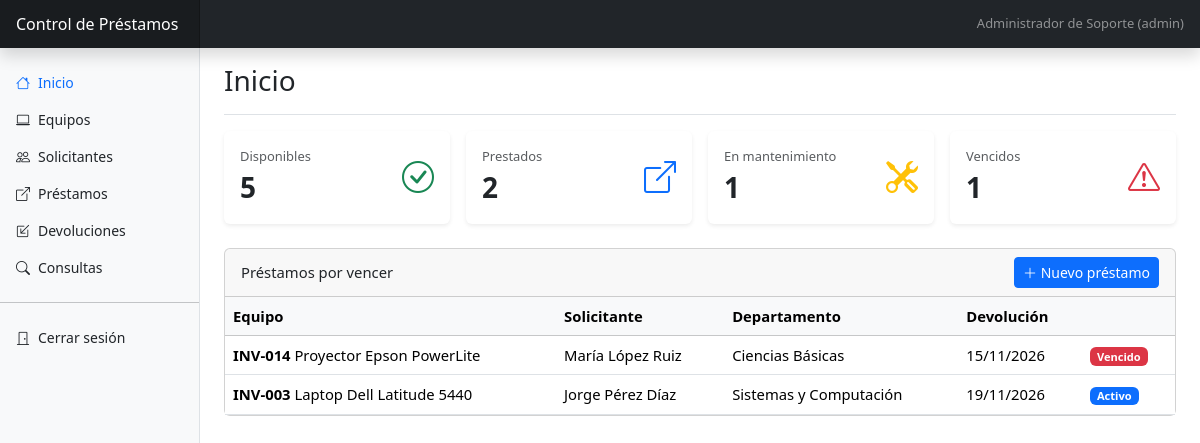
The page /index.php (signed in) on the database its author committed.
### tables this page shows
CREATE TABLE prestamo (
  id_prestamo                INT UNSIGNED  NOT NULL AUTO_INCREMENT,
  id_equipo                  INT UNSIGNED  NOT NULL,
  id_solicitante             INT UNSIGNED  NOT NULL,
  id_usuario_entrega         INT UNSIGNED  NOT NULL,    
  fecha_prestamo             DATETIME      NOT NULL DEFAULT CURRENT_TIMESTAMP,
  fecha_devolucion_prevista  DATE          NOT NULL,
  fecha_devolucion_real      DATETIME      NULL,        
  id_usuario_recibe          INT UNSIGNED  NULL,        
  condicion_devolucion       ENUM('BUENA', 'REGULAR', 'DANADA') NULL,
  observaciones              VARCHAR(255)  NULL,

   
   
   
  equipo_activo  INT UNSIGNED AS (IF(fecha_devolucion_real IS NULL, id_equipo, NULL)) PERSISTENT,

  CONSTRAINT pk_prestamo PRIMARY KEY (id_prestamo),
  CONSTRAINT uq_prestamo_equipo_activo UNIQUE (equipo_activo),
   
   
  CONSTRAINT fk_prestamo_equipo FOREIGN KEY (id_equipo)
    REFERENCES equipo (id_equipo)
    ON UPDATE RESTRICT ON DELETE RESTRICT,
  CONSTRAINT fk_prestamo_solicitante FOREIGN KEY (id_solicitante)
    REFERENCES solicitante (id_solicitante)
    ON UPDATE RESTRICT ON DELETE RESTRICT,
  CONSTRAINT fk_prestamo_usuario_entrega FOREIGN KEY (id_usuario_entrega)
    REFERENCES usuario (id_usuario)
    ON UPDATE RESTRICT ON DELETE RESTRICT,
  CONSTRAINT fk_prestamo_usuario_recibe FOREIGN KEY (id_usuario_recibe)
    REFERENCES usuario (id_usuario)
    ON UPDATE RESTRICT ON DELETE RESTRICT,

   
  CONSTRAINT ck_prestamo_prevista CHECK (fecha_devolucion_prevista >= CAST(fecha_prestamo AS DATE)),
   
  CONSTRAINT ck_prestamo_real CHECK (fecha_devolucion_real IS NULL OR fecha_devolucion_real >= fecha_prestamo),
   
  CONSTRAINT ck_prestamo_devolucion_completa CHECK (
    (fecha_devolucion_real IS NULL AND id_usuario_recibe IS NULL AND condicion_devolucion IS NULL)
    OR (fecha_devolucion_real IS NOT NULL AND id_usuario_recibe IS NOT NULL AND condicion_devolucion IS NOT NULL)
  )
);

CREATE TABLE equipo (
  id_equipo       INT UNSIGNED  NOT NULL AUTO_INCREMENT,
  num_inventario  VARCHAR(30)   NOT NULL,
  descripcion     VARCHAR(150)  NOT NULL,
  id_categoria    INT UNSIGNED  NOT NULL,
  marca           VARCHAR(50)   NULL,
  modelo          VARCHAR(60)   NULL,
  condicion       ENUM('BUENA', 'REGULAR', 'DANADA') NOT NULL DEFAULT 'BUENA',
  estado          ENUM('DISPONIBLE', 'PRESTADO', 'MANTENIMIENTO', 'BAJA') NOT NULL DEFAULT 'DISPONIBLE',
  fecha_alta      DATE          NOT NULL DEFAULT (CURRENT_DATE),
  CONSTRAINT pk_equipo PRIMARY KEY (id_equipo),
  CONSTRAINT uq_equipo_inventario UNIQUE (num_inventario),
  CONSTRAINT fk_equipo_categoria FOREIGN KEY (id_categoria)
    REFERENCES categoria (id_categoria)
    ON UPDATE CASCADE ON DELETE RESTRICT
);

CREATE TABLE departamento (
  id_departamento  INT UNSIGNED  NOT NULL AUTO_INCREMENT,
  nombre           VARCHAR(100)  NOT NULL,
  CONSTRAINT pk_departamento PRIMARY KEY (id_departamento),
  CONSTRAINT uq_departamento_nombre UNIQUE (nombre)
);

### app/auth.php (called while the page is built, shortened)
<?php
function usuario_actual(): ?array
{
    return $_SESSION['usuario'] ?? null;
}
function es_admin(): bool
{
    return (usuario_actual()['rol'] ?? '') === 'ADMIN';
}

### app/db.php (called while the page is built)
<?php
function db(): PDO
{
    static $pdo = null;
    if ($pdo === null) {
        $cfg = require __DIR__ . '/../config/config.php';
        $dsn = "mysql:host={$cfg['db_host']};port={$cfg['db_port']};dbname={$cfg['db_name']};charset=utf8mb4";
        $pdo = new PDO($dsn, $cfg['db_user'], $cfg['db_pass'], [
            PDO::ATTR_ERRMODE            => PDO::ERRMODE_EXCEPTION,
            PDO::ATTR_DEFAULT_FETCH_MODE => PDO::FETCH_ASSOC,
            PDO::ATTR_EMULATE_PREPARES   => false,
        ]);
    }
    return $pdo;
}
function consulta(string $sql, array $params = []): PDOStatement
{
    $st = db()->prepare($sql);
    $st->execute($params);
    return $st;
}

### public/index.php (the view, shortened to what this page needs)
<?php
require_once __DIR__ . '/../app/layout.php';
$por_estado = consulta('SELECT estado, COUNT(*) AS total FROM equipo GROUP BY estado')->fetchAll(PDO::FETCH_KEY_PAIR);
$vencidos = consulta('SELECT COUNT(*) FROM prestamo
                      WHERE fecha_devolucion_real IS NULL AND fecha_devolucion_prevista < CURRENT_DATE')->fetchColumn();
$proximos = consulta(
    'SELECT e.num_inventario, e.descripcion, CONCAT(s.nombre, " ", s.apellidos) AS solicitante,
            d.nombre AS departamento, p.fecha_devolucion_prevista,
            p.fecha_devolucion_prevista < CURRENT_DATE AS vencido
     FROM prestamo p
     JOIN equipo e       ON e.id_equipo = p.id_equipo
     JOIN solicitante s  ON s.id_solicitante = p.id_solicitante
     JOIN departamento d ON d.id_departamento = s.id_departamento
     WHERE p.fecha_devolucion_real IS NULL
     ORDER BY p.fecha_devolucion_prevista
     LIMIT 5')->fetchAll();
$tarjetas = [
    ['Disponibles', $por_estado['DISPONIBLE'] ?? 0, 'success', 'bi-check-circle', 'consultas.php#disponibles'],
    ['Prestados', $por_estado['PRESTADO'] ?? 0, 'primary', 'bi-box-arrow-up-right', 'consultas.php#activos'],
    ['En mantenimiento', $por_estado['MANTENIMIENTO'] ?? 0, 'warning', 'bi-tools', 'equipos.php'],
    ['Vencidos', $vencidos, 'danger', 'bi-exclamation-triangle', 'consultas.php#vencidos'],
];
encabezado('Inicio');
?>
<div class="row g-3 mb-4">
  <?php foreach ($tarjetas as [$texto, $numero, $color, $icono, $enlace]): ?>
    <div class="col-6 col-xl-3">
      <a href="<?= $enlace ?>" class="card text-decoration-none shadow-sm border-0 h-100">
        <div class="card-body d-flex justify-content-between align-items-center">
          <div>
            <div class="text-body-secondary small"><?= $texto ?></div>
            <div class="fs-3 fw-semibold"><?= (int) $numero ?></div>
          </div>
          <i class="bi <?= $icono ?> fs-2 text-<?= $color ?>"></i>
        </div>
      </a>
    </div>
  <?php endforeach; ?>
</div>
<div class="card">
  <div class="card-header d-flex justify-content-between align-items-center">
    <span>Préstamos por vencer</span>
    <?php if (es_admin()): ?><a href="prestamos.php" class="btn btn-sm btn-primary"><i class="bi bi-plus-lg"></i> Nuevo préstamo</a><?php endif; ?>
  </div>
  <div class="table-responsive">
    <table class="table table-hover mb-0">
      <thead class="table-light"><tr><th>Equipo</th><th>Solicitante</th><th>Departamento</th><th>Devolución</th><th></th></tr></thead>
      <tbody>
      <?php foreach ($proximos as $p): ?>
        <tr>
          <td><strong><?= e($p['num_inventario']) ?></strong> <?= e($p['descripcion']) ?></td>
          <td><?= e($p['solicitante']) ?></td>
          <td><?= e($p['departamento']) ?></td>
          <td><?= fecha_mx($p['fecha_devolucion_prevista']) ?></td>
          <td><?= $p['vencido'] ? '<span class="badge text-bg-danger">Vencido</span>' : '<span class="badge text-bg-primary">Activo</span>' ?></td>
        </tr>
      <?php endforeach; ?>
      </tbody>
    </table>
  </div>
</div>
<?php pie();

### app/layout.php (shortened to what this page needs)
<?php
require_once __DIR__ . '/db.php';
require_once __DIR__ . '/auth.php';
function e($texto): string
{
    return htmlspecialchars((string) $texto, ENT_QUOTES, 'UTF-8');
}
function fecha_mx(?string $fecha): string
{
    return $fecha ? date('d/m/Y', strtotime($fecha)) : '-';
}
function encabezado(string $titulo): void
{
    $u = usuario_actual();
    $actual = basename($_SERVER['SCRIPT_NAME']);
    $menu = [
        'index.php'        => ['bi-house', 'Inicio'],
        'equipos.php'      => ['bi-laptop', 'Equipos'],
        'solicitantes.php' => ['bi-people', 'Solicitantes'],
        'prestamos.php'    => ['bi-box-arrow-up-right', 'Préstamos'],
        'devoluciones.php' => ['bi-box-arrow-in-down-left', 'Devoluciones'],
        'consultas.php'    => ['bi-search', 'Consultas'],
    ];
    ?>
<!doctype html>
<html lang="es">
<head>
  <link rel="stylesheet" href="vendor/bootstrap/bootstrap.min.css">
  <link rel="stylesheet" href="vendor/bootstrap-icons/bootstrap-icons.min.css">
  <link rel="stylesheet" href="css/estilos.css">
</head>
<body>
<header class="navbar sticky-top bg-dark flex-md-nowrap p-0 shadow" data-bs-theme="dark">
  <a class="navbar-brand col-md-3 col-lg-2 me-0 px-3 fs-6 text-white" href="index.php">Control de Préstamos</a>
  <span class="navbar-text text-white-50 small d-none d-md-inline ms-auto me-3">
    <?= e($u['nombre_completo'] ?? '') ?> (<?= e(strtolower($u['rol'] ?? '')) ?>)
  </span>
</header>
<div class="container-fluid">
  <div class="row">
    <div class="sidebar border-end col-md-3 col-lg-2 p-0 bg-body-tertiary">
      <div class="offcanvas-md offcanvas-end bg-body-tertiary" tabindex="-1" id="menuLateral">
        <div class="offcanvas-body d-md-flex flex-column p-0 pt-lg-3 overflow-y-auto">
          <ul class="nav flex-column">
            <?php foreach ($menu as $archivo => [$icono, $texto]): ?>
              <li class="nav-item">
                <a class="nav-link d-flex align-items-center gap-2 <?= $actual === $archivo ? 'active' : '' ?>" href="<?= $archivo ?>">
                  <i class="bi <?= $icono ?>"></i> <?= $texto ?>
                </a>
              </li>
            <?php endforeach; ?>
          </ul>
          <hr class="my-3">
          <ul class="nav flex-column mb-auto">
            <li class="nav-item">
              <a class="nav-link d-flex align-items-center gap-2" href="logout.php"><i class="bi bi-door-closed"></i> Cerrar sesión</a>
            </li>
          </ul>
        </div>
      </div>
    </div>
    <main class="col-md-9 ms-sm-auto col-lg-10 px-md-4 pb-4">
      <div class="d-flex justify-content-between flex-wrap align-items-center pt-3 pb-2 mb-3 border-bottom">
        <h1 class="h3"><?= e($titulo) ?></h1>
      </div>
<?php
}
function pie(): void
{
    ?>
    </main>
  </div>
</div>
</body>
</html>
<?php
}

### public/css/estilos.css (style rules this page uses)
body { font-size: .925rem; }
.navbar-brand { padding-top: .75rem; padding-bottom: .75rem; background-color: rgba(0, 0, 0, .25); box-shadow: inset -1px 0 0 rgba(0, 0, 0, .25); }
@media (min-width: 768px) { .sidebar .offcanvas-lg, .sidebar .offcanvas-md { position: -webkit-sticky; position: sticky; top: 48px; } }
@media (min-width: 768px) { .sidebar { min-height: calc(100vh - 48px); } }
.sidebar .nav-link { font-size: .875rem; font-weight: 500; color: var(--bs-body-color); }
.sidebar .nav-link.active { color: var(--bs-primary); }
.table td, .table th { vertical-align: middle; }

### rows shown on the page
prestamo: id_equipo.num_inventario "INV-014", id_equipo.descripcion "Proyector Epson PowerLite", solicitante "María López Ruiz", departamento.nombre "Ciencias Básicas", fecha_devolucion_prevista "15/11/2026", shows "Vencido"
prestamo: id_equipo.num_inventario "INV-003", id_equipo.descripcion "Laptop Dell Latitude 5440", solicitante "Jorge Pérez Díaz", departamento.nombre "Sistemas y Computación", fecha_devolucion_prevista "19/11/2026", shows "Activo"

### other values the page prints
$u['nombre_completo'] "Administrador de Soporte"
$u['rol'] "admin"
$texto "Inicio"
$texto "Equipos"
$texto "Solicitantes"
$texto "Préstamos"
$texto "Devoluciones"
$texto "Consultas"
$titulo "Inicio"
$texto "Disponibles"
$numero "5"
$texto "Prestados"
$numero "2"
$texto "En mantenimiento"
$numero "1"
